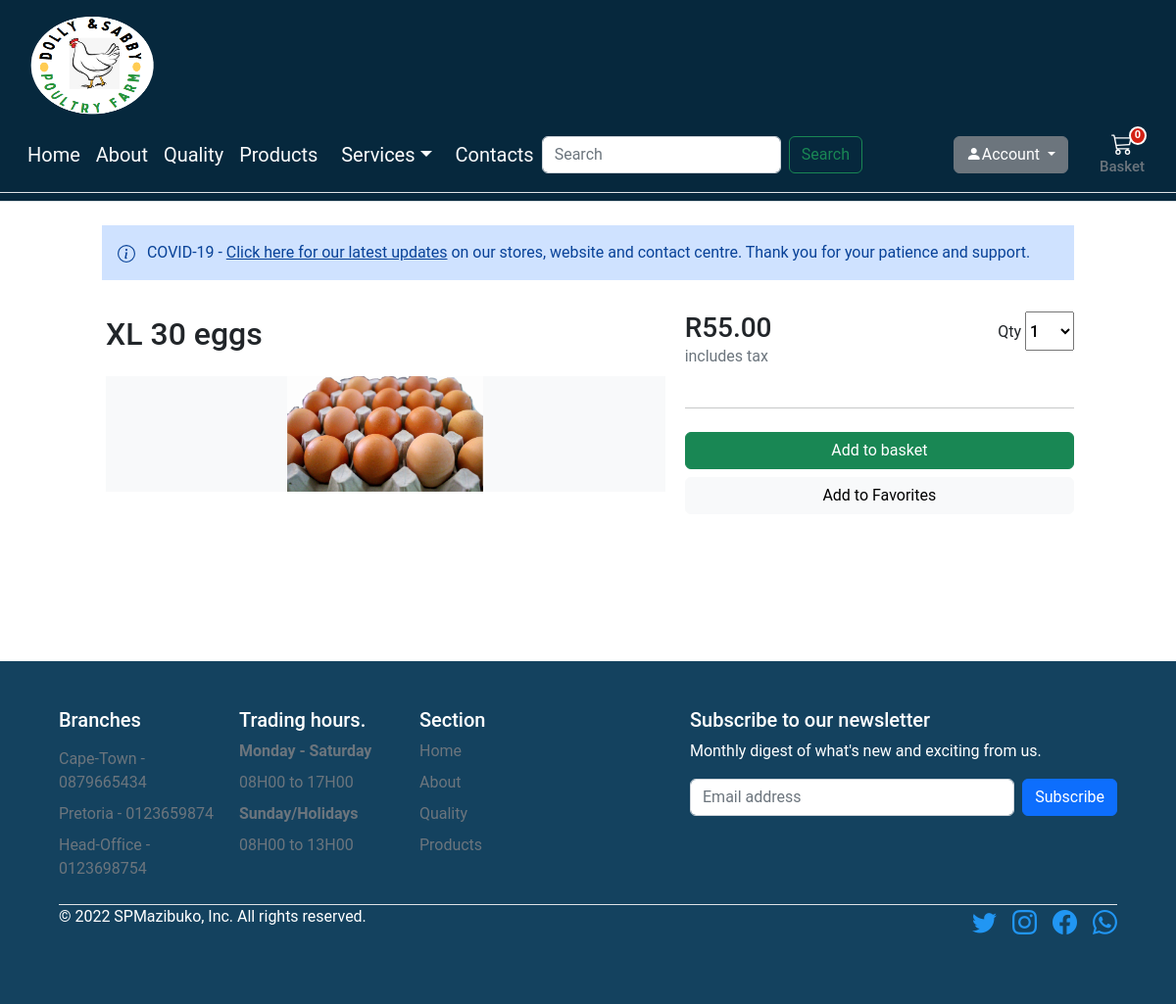
The page /item/Eggs/ on the database as committed earlier.
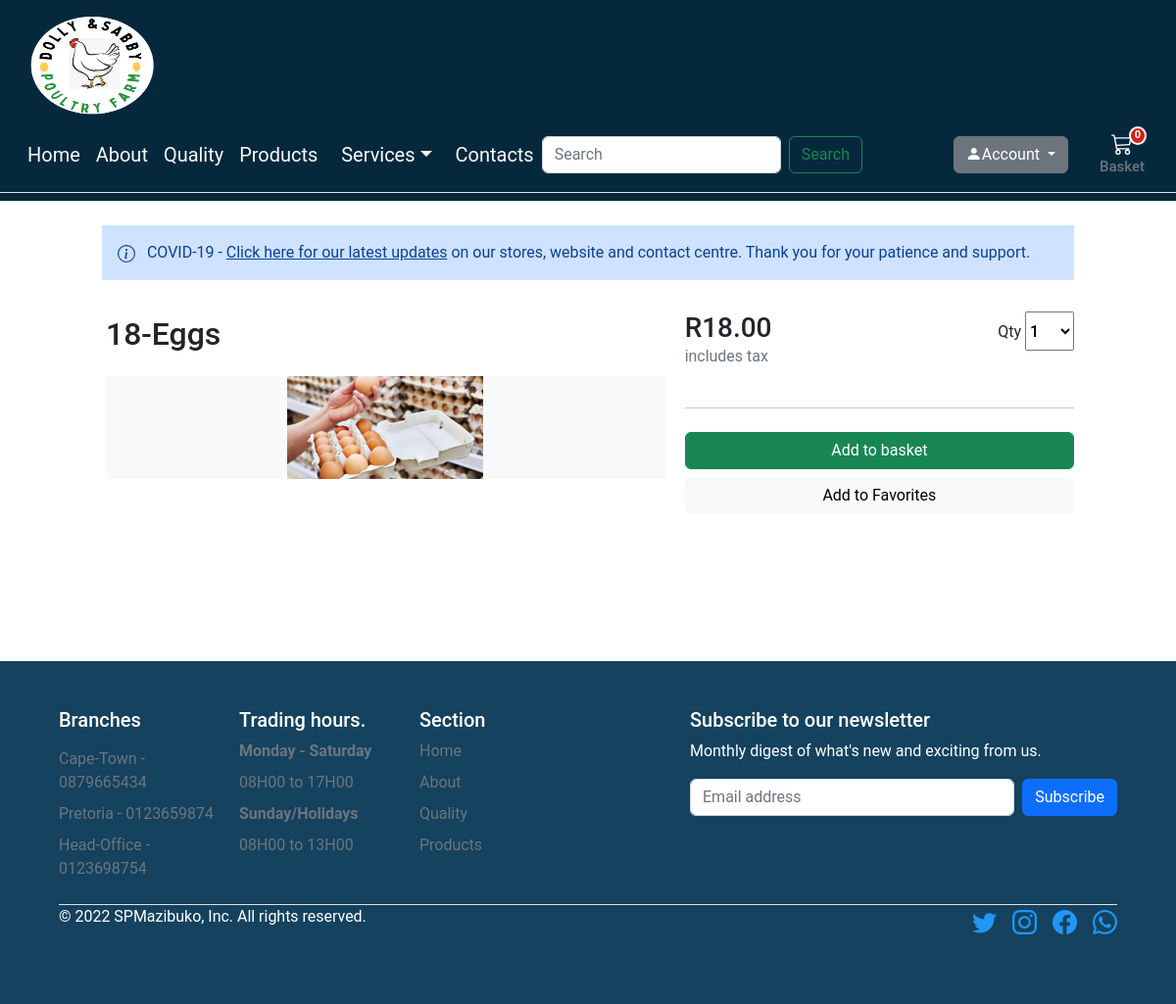
The same page on the database as committed later.
### store/models.py (models this page shows, shortened)
class Product(models.Model):
    category = models.ForeignKey(Category, related_name='product', on_delete=models.CASCADE)
    created_by = models.ForeignKey(settings.AUTH_USER_MODEL, on_delete=models.CASCADE, related_name='product_creator')
    title = models.CharField(max_length=255)
    author = models.CharField(max_length=255, default='admin')
    description = models.TextField(blank=True)
    image = models.ImageField(upload_to='images/', default='images/default.png')
    slug = models.SlugField(max_length=255)
    price = models.DecimalField(max_digits=4, decimal_places=2)
    in_stock = models.BooleanField(default=True)
    is_active = models.BooleanField(default=True)
    created = models.DateTimeField(auto_now_add=True)
    updated = models.DateTimeField(auto_now=True)
    objects = models.Manager()
    products = ProductManager()
    class Meta:
        verbose_name_plural = 'Products'
        ordering = ('-created',)

### store/views.py (the view)
# urls.py: path('item/<slug:slug>/', views.product_detail, name='product_detail'),
def product_detail(request, slug):
    product = get_object_or_404(Product, slug=slug, in_stock=True)
    return render(request, 'store/products/detail.html', {'product': product})

### basket/basket.py (called while the page is built)
    def __len__(self):
        return sum(item['qty'] for item in self.basket.values())

### basket/context_processors.py (called while the page is built)
def basket(request):
    return {'basket': Basket(request)}

### templates/store/products/detail.html (shortened to what this page needs)
{% extends "store/base.html" %}
{% load static %}
{% block content %}
<main class="pt-2" style="margin-bottom:150px">
  <div class="container" style="max-width: 1000px;">
    <div class="row g-3">
        <div class="alert alert-primary fw600 rounded-0 border-0 py-3" role="alert">
            COVID-19 - <u>Click here for our latest updates</u> on our stores, website and contact centre. Thank you for
            your patience and support.
        </div>
        <div class="col-md-5 ps-3 col-lg-5 order-md-last p-0 order-1">
            <div class="d-grid gap-2">
                <div class="d-flex d-flex-inline justify-content-between">
                    <div><span class="h3">R{{ product.price }}</span><p class="text-muted">includes tax</p></div>
                    <div class="">
                        <label for="select">Qty</label>
                        <select id="select" class="h6" style="width:50px;height:40px;">
                            <option value="1">1</option>
                        </select>
                    </div>
                </div>
                <hr>
                <button type="button" id="add-button" value="{{product.id}}" class="btn btn-success fw500">Add to basket</button>
                <button type="button" id="add-button" value="{{product.id}}" class="btn btn-light fw500">Add to Favorites</button>
            </div>
        </div>
        <div class="col-md-7 col-lg-7 p-0">
            <div class="card mb-3 border-0">
                <div class="row g-0">
                    <div class="col-md-12">
                        <div class="card-body p-1">
                            <h1 class="mb-0 h2 pe-4 pb-4">{{ product.title }}</h1>
                            <div class="bg-light">
                                <img class="img-fluid mx-auto d-block" width="200px" alt="Responsive image" src="{{ product.image.url }}">
                            </div>
                        </div>
                    </div>
                </div>
            </div>
        </div>
    </div>
  </div>
</main>
{% endblock %}

Rows that differ between the two databases and show on the page:
removed Product: price "55.00", title "XL 30 eggs", image (picture)
added Product: price "18.00", title "18-Eggs", image (picture)
